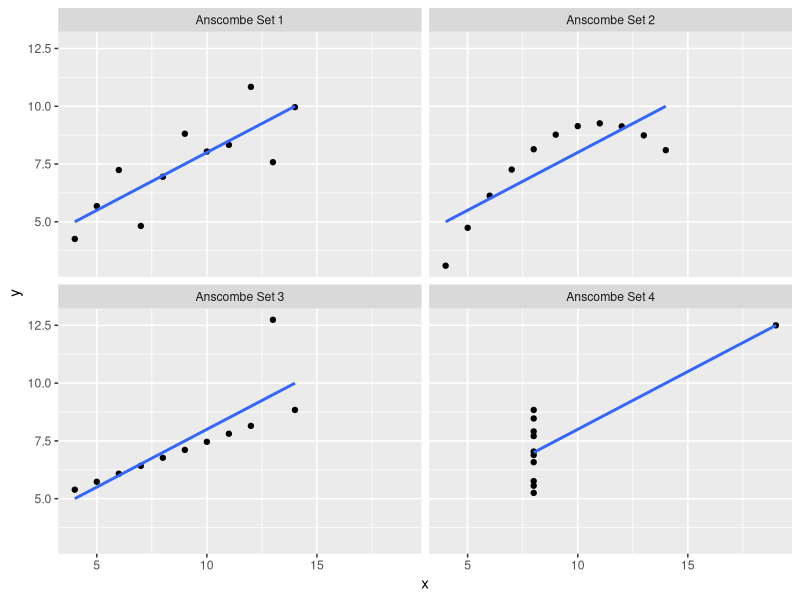
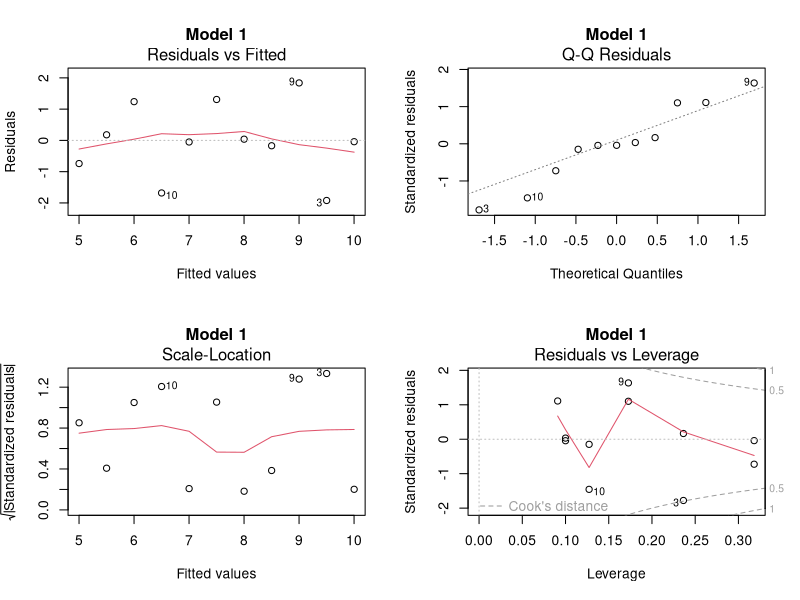
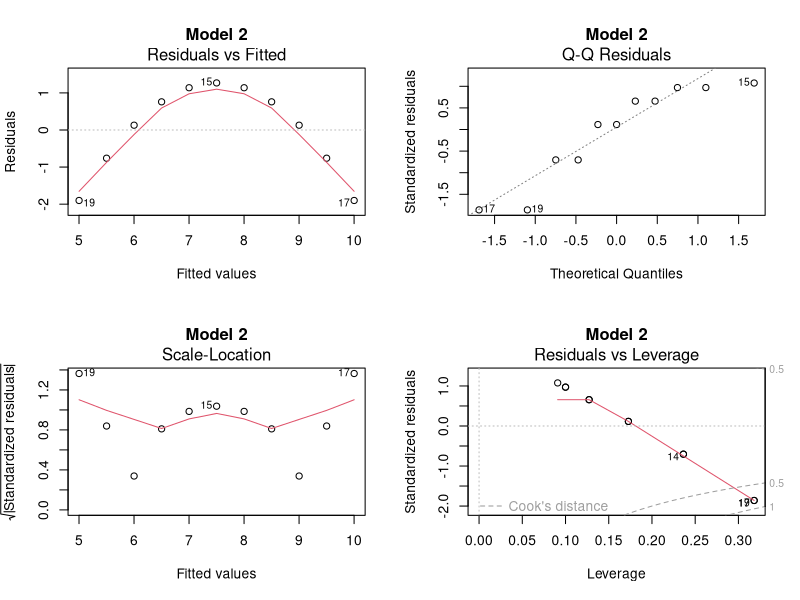
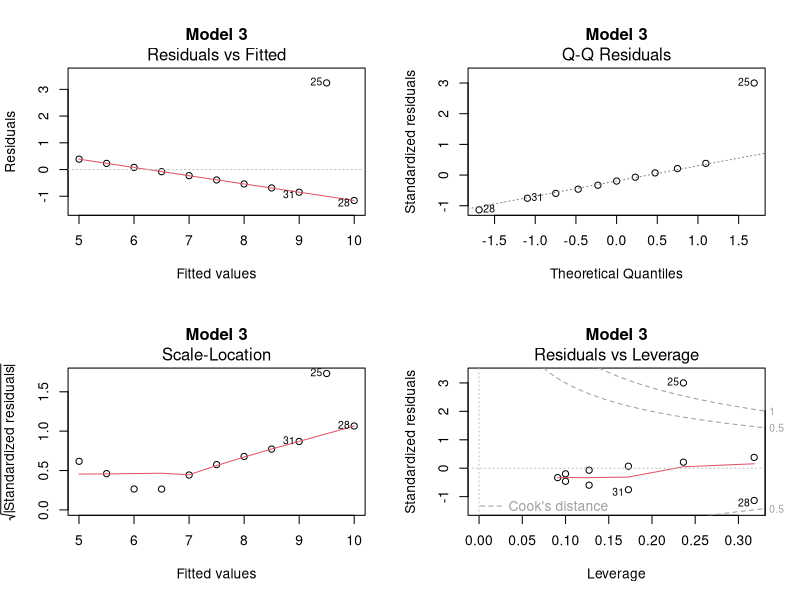
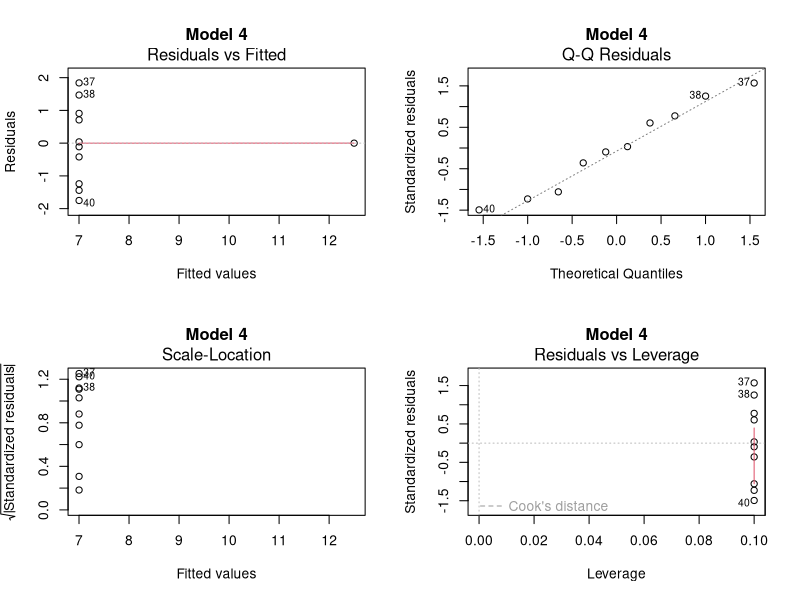

These charts were generated, in order, by the following R code:
## ---- chunk 1
knitr::opts_chunk$set(
  cache = FALSE, # if TRUE knitr will cache results to reuse in future knits
  fig.width = 6, # the width for plots created by code chunk
  fig.height = 4, # the height for plots created by code chunk
  fig.align = 'center', # how to align graphics. 'left', 'right', 'center'
  dpi = 300, 
  dev = 'png', # Makes each fig a png, and avoids plotting every data point
  # eval = FALSE, # if FALSE, then the R code chunks are not evaluated
  # results = 'asis', # knitr passes through results without reformatting
  echo = TRUE, # if FALSE knitr won't display code in chunk above it's results
  message = TRUE, # if FALSE knitr won't display messages generated by code
  strip.white = TRUE, # if FALSE knitr won't remove white spaces at beg or end of code chunk
  warning = TRUE, # if FALSE knitr won't display warning messages in the doc
  error = TRUE) # report errors
  # options(tinytex.verbose = TRUE)
## ---- chunk 2
# kable is to create tables in LaTeX, HTML, Markdown and reStructuredText
knitr::kable(anscombe)

## ---- chunk 3
anscombe.1 <- data.frame(x = anscombe[["x1"]], y = anscombe[["y1"]], Set = "Anscombe Set 1")
anscombe.2 <- data.frame(x = anscombe[["x2"]], y = anscombe[["y2"]], Set = "Anscombe Set 2")
anscombe.3 <- data.frame(x = anscombe[["x3"]], y = anscombe[["y3"]], Set = "Anscombe Set 3")
anscombe.4 <- data.frame(x = anscombe[["x4"]], y = anscombe[["y4"]], Set = "Anscombe Set 4")

anscombe.data <- rbind(anscombe.1, anscombe.2, anscombe.3, anscombe.4)
aggregate(cbind(x, y) ~ Set, anscombe.data, mean)
## ---- chunk 4
aggregate(cbind(x, y) ~ Set, anscombe.data, sd)

## ---- chunk 5
library(plyr)

correlation <- function(data) {
    x <- data.frame(r = cor(data$x, data$y))
    return(x)
}

ddply(.data = anscombe.data, .variables = "Set", .fun = correlation)
## ---- chunk 6
model1 <- lm(y ~ x, subset(anscombe.data, Set == "Anscombe Set 1"))
model2 <- lm(y ~ x, subset(anscombe.data, Set == "Anscombe Set 2"))
model3 <- lm(y ~ x, subset(anscombe.data, Set == "Anscombe Set 3"))
model4 <- lm(y ~ x, subset(anscombe.data, Set == "Anscombe Set 4"))
## ---- chunk 7
summary(model1)
## ---- chunk 8
summary(model2)
## ---- chunk 9
summary(model3)
## ---- chunk 10
summary(model4)
## ---- chunk 11
library(ggplot2)

ggplot(data = anscombe.data, aes(x = x, y = y)) + 
  geom_point(color = "black") +
  facet_wrap(~Set, ncol = 2) + 
  geom_smooth(formula = y ~ x, method = "lm", se = FALSE, data = anscombe.data)

## ---- chunk 12
par(mfrow = c(2, 2))
plot(model1, main = "Model 1")


plot(model2, main = "Model 2")


plot(model3, main = "Model 3")


plot(model4, main = "Model 4")
